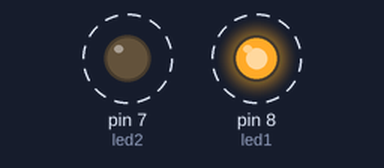
The sketch below on a simulated Arduino Uno, built with avr-gcc and run on an emulated ATmega328P. Shown: output pins drawn as LEDs (lit = HIGH). Dashed ring = blinking.

Above: at 0.05 s.
Timing chart, 0 to 3.0 s (numbered marks = the images above):
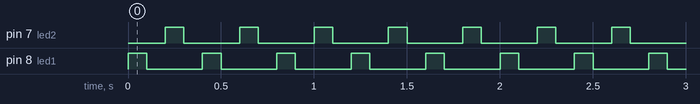

Measured:
- by itself, pin 7 (led2), pin 8 (led1): alternates HIGH for 0.10 s and LOW for 0.30 s

The sketch:

ACENDER_2_LEDS.ino
```cpp
int led1=8;
int led2=7;
void setup() {
 pinMode(8, OUTPUT);
  pinMode(7, OUTPUT);

}

void loop() {
  digitalWrite(led1,1);
  delay(100);
  digitalWrite(led1,0);
  delay(100);
  digitalWrite(led2,1);
  delay(100);
  digitalWrite(led2,0);
  delay(100);

}
```
